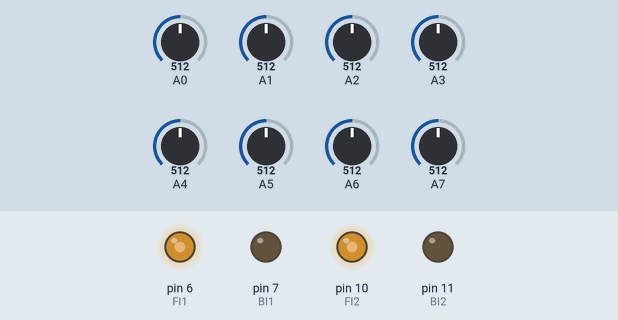
This sketch was run on a simulated Arduino Mega 2560, built with avr-gcc and run on an emulated ATmega2560. On the bench: output pins drawn as LEDs (lit = HIGH). The test bench sets the inputs (shaded band); at power-on: A0 = 512, A4 = 512, A6 = 512, A5 = 512, A1 = 512, A3 = 512, A2 = 512, A7 = 512.

Above: at 1.2 s.
1.3 s: A0 set to 716
At 1.45 s:
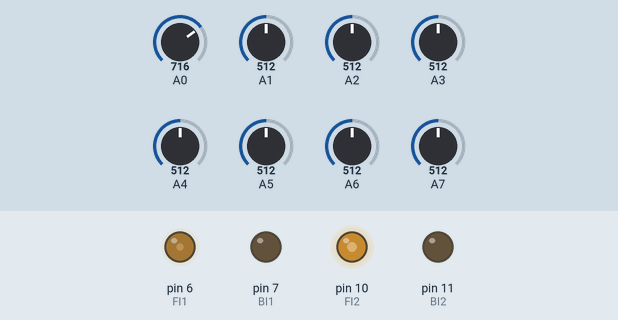
At 2.66 s:
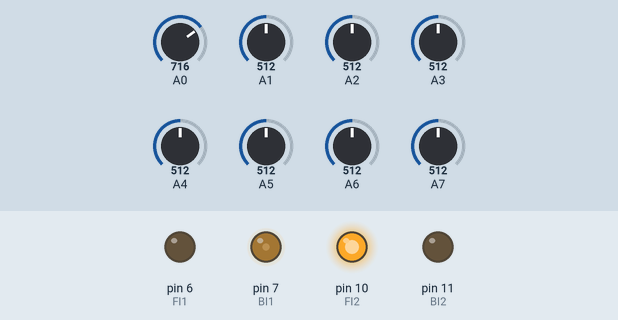
4.3 s: A4 set to 716
7.3 s: A6 set to 716
At 8.3 s:
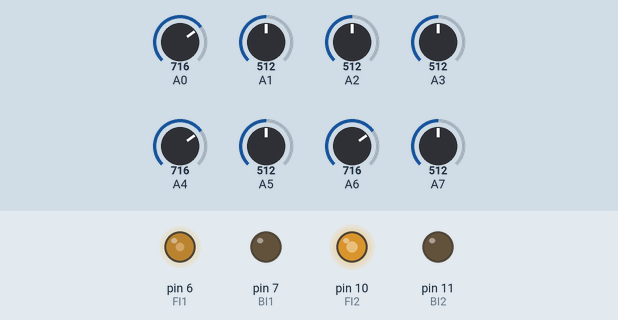
10.3 s: A5 set to 716
13.3 s: A1 set to 716
At 15.89 s:
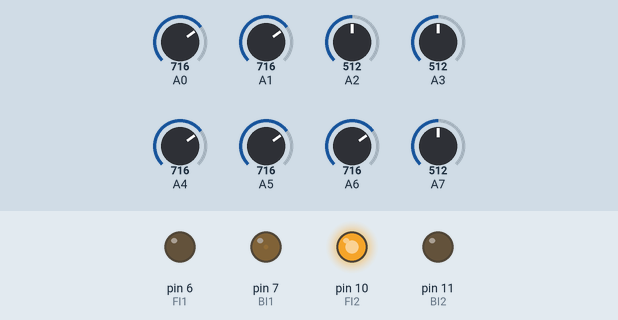
16.3 s: A3 set to 140
Timing chart, 0 to 20.3 s (numbered marks = the images above; inputs shaded):
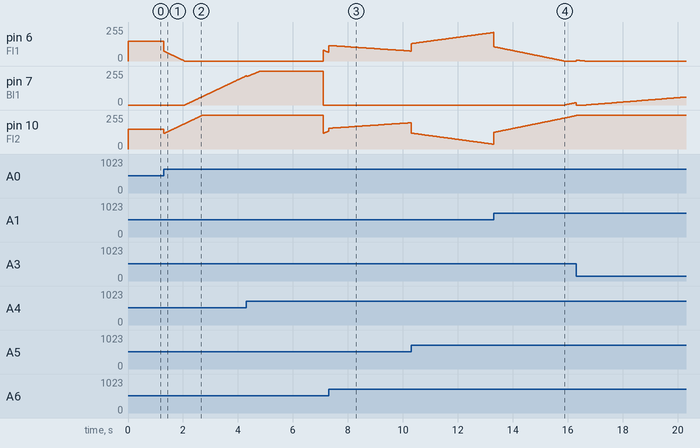

Measured:
- after the input at 1.3 s, pin 6 (FI1): moves from 150/255 to 0/255 over 0.75 s, starting at once; pin 7 (BI1): moves from 0/255 to 218/255 over 2.2 s, starting after 0.77 s
- after the input at 7.3 s, pin 7 (BI1): stops changing and stays 0/255
- after the input at 13.3 s, pin 7 (BI1): moves from 0/255 to 18/255 over 0.40 s, starting after 2.6 s; pin 11 (BI2): stops changing and stays LOW

The sketch:

raptor_nano_drive.ino
```cpp
// followline PID algorithm for Bricolabs Raptor robot
// Arduino Nano, TA6586 x2 driver, Pololu QTR-8 sensor

// TA6586 driver pinout
const int FI1 = 6; //fOrward input 1 (left)
const int BI1 = 7; //backward input 1
const int FI2 = 10;
const int BI2 = 11;

// Pololu QTR-8A analog array readout
#include <QTRSensors.h>
QTRSensorsAnalog qtra((unsigned char[]) {A0, A1, A2, A3, A4, A5, A6, A7}, 8);
unsigned int IR[8];

// parameters and variables for non linear PID
const int vmin=80;
const int vmax=150;
const float kp=.015;
const float ki=0.0003;
const float kd=0.2;
const float kv=0.07;
int p,d,u,vbase;
long i=0;
int p_old=0;

void setup() {
  // put your setup code here, to run once:
  pinMode(FI1,OUTPUT);
  pinMode(BI1,OUTPUT);
  pinMode(FI2,OUTPUT);
  pinMode(BI2,OUTPUT);
}

void loop()
{
  qtra.read(IR); // read raw sensor values

  p = -7*IR[0]-5*IR[1]-3*IR[2]-IR[3]+IR[4]+3*IR[5]+5*IR[6]+7*IR[7];
  i=i+p;
  d=p-p_old;
  p_old=p;
  if ((p*i)<0) i=0;  // integral windup

  u=kp*p+ki*i+kd*d;
  vbase=vmin+(vmax-vmin)*exp(-kv*abs(kp*p));
  drive(vbase+u,vbase-u);

}

void drive(int l, int r) {
  l=constrain(l,-255,255);
  r=constrain(r,-255,255);

  analogWrite(FI1,l*(l>0));
  analogWrite(BI1,-l*(l<=0));
  analogWrite(FI2,r*(r>0));
  analogWrite(BI2,-r*(r<=0));
}
```

raptor_pdc_v2.ino
```cpp
#define IR1 A3
#define IR2 A2
#define IR3 A6
#define IR4 A1
#define IR5 A0
#define IR6 A7
#define IR7 A8
#define IR8 A9
#define IR 3

#define STBY
#define AI1 7
#define AI2 16
#define PWMA 10
#define BI1 14
#define BI2 15
#define PWMB 5
```
